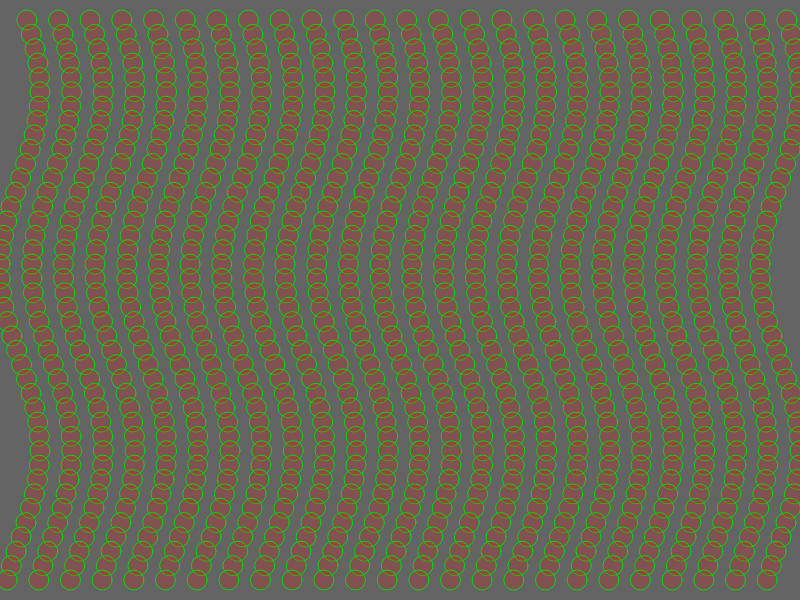
Frame 1 (no input)
Frame 60 (no input): identical to frame 1, image omitted
Frame 120 (the mouse pressed at the canvas centre since frame 60): identical to frame 1, image omitted

The p5.js sketch that drew this single still picture (run headless with seeded random() and noise() and a simulated clock; from frame 60 on, the mouse is pressed at the canvas centre):

// p5.js sketch
// ── sketch.js
/*
 * Creation & Computation - Digital Futures, OCAD University
 * Kate Hartman / Nick Puckett
 * 
 * Make a Wavy Grid of shapes
 * User may specify how many in each direction and the margin around them
 * This method uses map() to space them evenly and a sin() wave 
 */



var totalX = 25;
var totalY = 40;
var margin = 20;
var circRad = 20;
var waveFactor = 20;

function setup()
{
createCanvas(800,600);
angleMode(DEGREES);

}


function draw()
{
	background(100);

	for (var x = 1; x<=totalX; x++)
	{
		for (var y = 1; y<=totalY; y++)
		{
			var gridX = map(x,1,totalX,margin,(width-margin)) ;
			var gridY = map(y,1,totalY,margin,(height-margin));

			gridX += sin(gridY)*waveFactor;

			fill(255,10,10,50);
			stroke(0,220,10);

			ellipse(gridX,gridY,circRad,circRad);

		}	


	}



}
